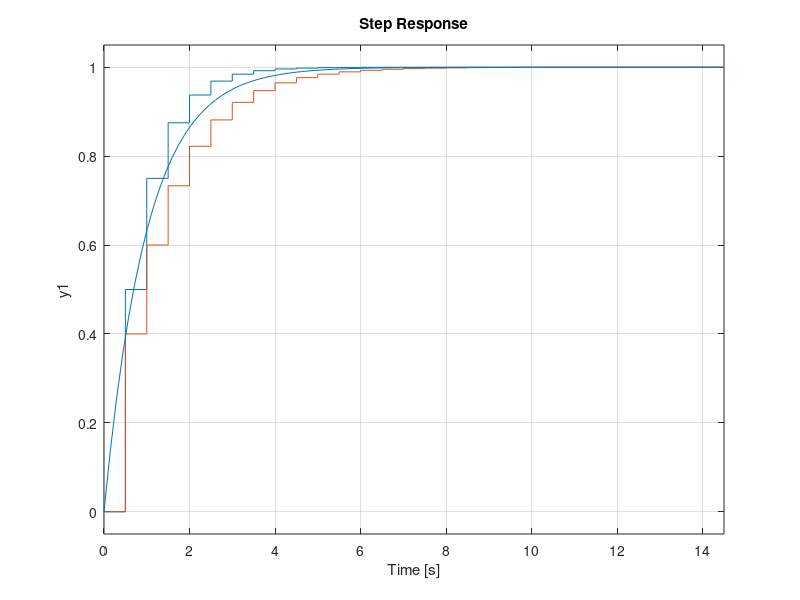

Write the MATLAB code that produced this figure.
clear variables;
pkg load control;

s = tf('s');

R = 1;
C = 1;
T_s = .5;

N = 30;

UC = 1/(R*C*s+1);

ue = ones(1,N);
uc_fw = zeros(1,N);
uc_bw = uc_fw;
uc_tr = uc_fw;

t = (0:N-1)*T_s;

for k = 1:N-1
  uc_fw(k+1) = uc_fw(k) + T_s/(R*C)*(ue(k)-uc_fw(k));
  uc_bw(k+1) = 1/(1+T_s/(R*C))*(uc_bw(k) + T_s/(R*C)*ue(k));
  uc_tr(k+1) = 1/(1+T_s/(2*R*C))*(uc_bw(k) + T_s/(2*R*C)*(2*ue(k)-uc_bw(k)));
endfor

stairs(t, uc_fw);
hold on;
%stairs(t, uc_bw);
stairs(t, uc_tr);
step(UC, max(t));